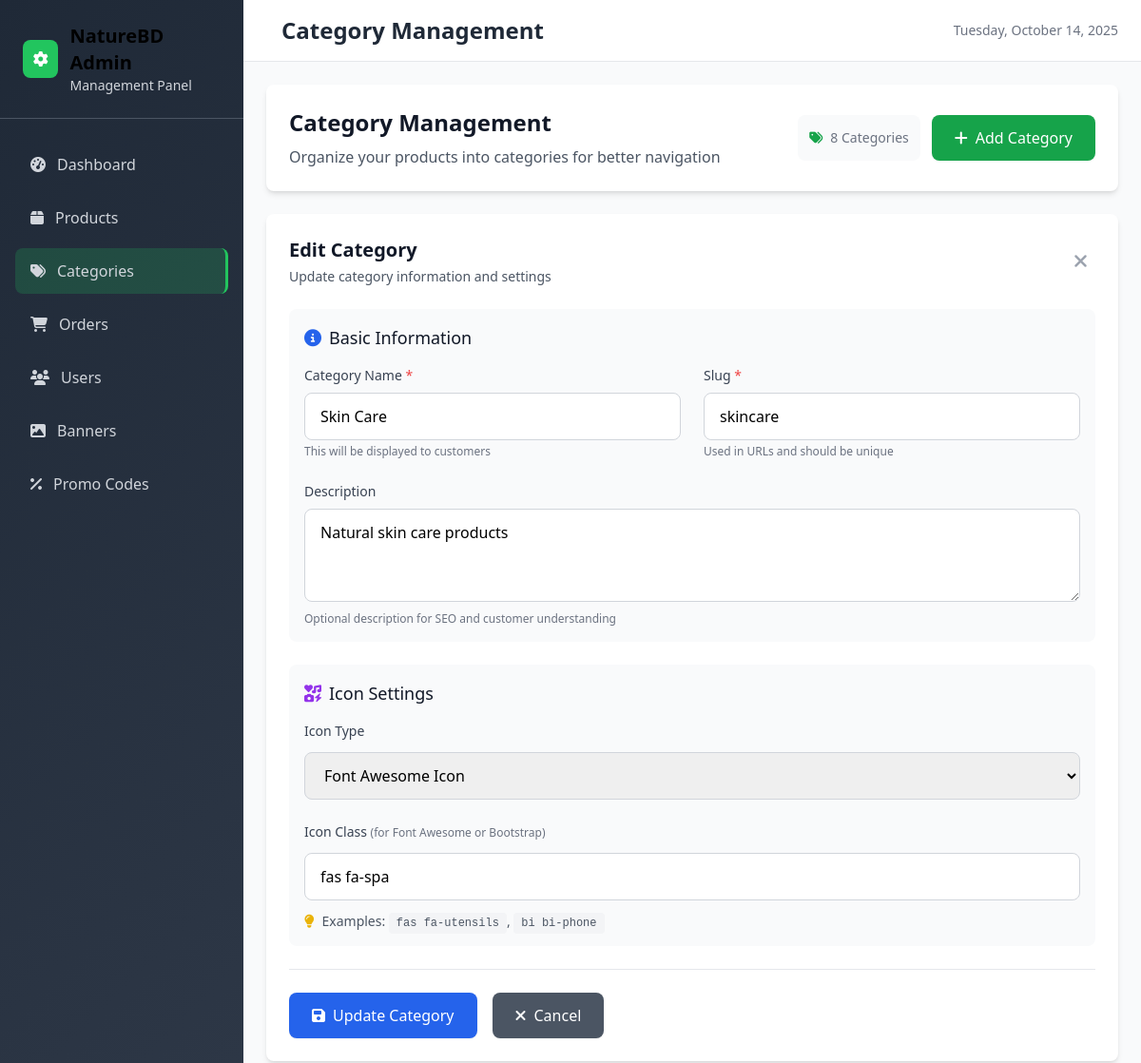
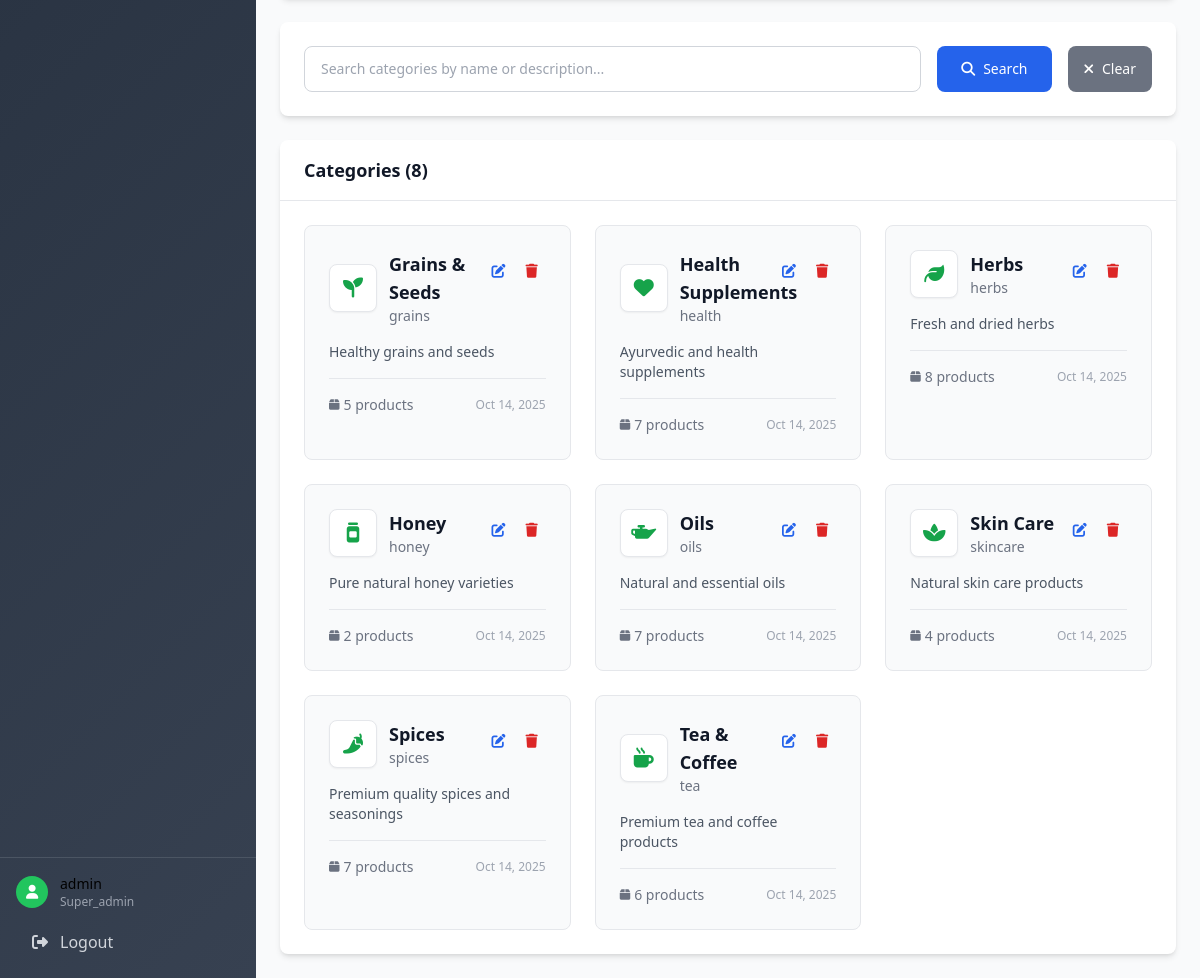
Page /admin/categories.php?action=edit&id=7 (signed in) on the committed database (2 pictures, top to bottom).
### tables this page shows
CREATE TABLE categories (
    id INT AUTO_INCREMENT PRIMARY KEY,
    name VARCHAR(255) NOT NULL,
    slug VARCHAR(255) UNIQUE NOT NULL,
    description TEXT,
    icon_type ENUM('fontawesome', 'bootstrap', 'sticker', 'svg') DEFAULT 'fontawesome',
    icon_class VARCHAR(100),
    sticker_url VARCHAR(255),
    svg_code TEXT,
    created_at TIMESTAMP DEFAULT CURRENT_TIMESTAMP
);

### admin/categories.php (the view, shortened to what this page needs)
<?php
include 'includes/header.php';
$categories = $conn->query("SELECT * FROM categories ORDER BY name")->fetch_all(MYSQLI_ASSOC);
$edit_category = null;
if (isset($_GET['action']) && $_GET['action'] === 'edit' && isset($_GET['id'])) {
    $id = (int)$_GET['id'];
    $stmt = $conn->prepare("SELECT * FROM categories WHERE id = ?");
    $stmt->bind_param("i", $id);
    $stmt->execute();
    $edit_category = $stmt->get_result()->fetch_assoc();
}
?>
<div class="bg-white rounded-lg shadow-md p-6 mb-6">
    <div class="flex flex-col lg:flex-row lg:items-center lg:justify-between gap-4">
        <div>
            <h1 class="text-2xl font-bold text-gray-900 mb-2">Category Management</h1>
            <p class="text-gray-600">Organize your products into categories for better navigation</p>
        </div>
        <div class="flex flex-col sm:flex-row gap-3">
            <div class="flex items-center text-sm text-gray-500 bg-gray-50 px-3 py-2 rounded-lg">
                <i class="fas fa-tags mr-2 text-green-600"></i>
                <span><?php echo count($categories); ?> Categories</span>
            </div>
            <a href="?action=add" class="inline-flex items-center px-6 py-3 bg-green-600 text-white rounded-lg hover:bg-green-700 transition-all duration-200 font-medium shadow-sm hover:shadow-md">
                <i class="fas fa-plus mr-2"></i>Add Category
            </a>
        </div>
    </div>
</div>
<?php if (isset($_GET['action']) && ($_GET['action'] === 'add' || $_GET['action'] === 'edit')): ?>
    <div class="bg-white rounded-lg shadow-md p-6 mb-6">
        <div class="flex items-center justify-between mb-6">
            <div>
                <h2 class="text-xl font-semibold text-gray-900">
                    <?php echo $_GET['action'] === 'add' ? 'Add New Category' : 'Edit Category'; ?>
                </h2>
                <p class="text-sm text-gray-600 mt-1">
                    <?php echo $_GET['action'] === 'add' ? 'Create a new category to organize your products' : 'Update category information and settings'; ?>
                </p>
            </div>
            <a href="categories.php" class="text-gray-400 hover:text-gray-600 transition-colors p-2 hover:bg-gray-100 rounded-lg">
                <i class="fas fa-times text-xl"></i>
            </a>
        </div>
        <form method="POST" id="category-form" class="space-y-6" novalidate>
            <div class="bg-gray-50 rounded-lg p-4 form-section">
                <h3 class="text-lg font-medium text-gray-900 mb-4 flex items-center">
                    <i class="fas fa-info-circle text-blue-600 mr-2" aria-hidden="true"></i>
                    Basic Information
                </h3>
                <div class="grid grid-cols-1 md:grid-cols-2 gap-6">
                    <div>
                        <label for="category-name" class="block text-sm font-medium text-gray-700 mb-2">
                            Category Name <span class="text-red-500">*</span>
                        </label>
                        <input type="text" id="category-name" name="name" required
                               value="<?php echo $edit_category ? htmlspecialchars(html_entity_decode($edit_category['name'])) : ''; ?>"
                               class="w-full px-4 py-3 border border-gray-300 rounded-lg focus:ring-2 focus:ring-blue-500 focus:border-transparent transition-colors"
                               placeholder="Enter category name">
                        <p class="text-xs text-gray-500 mt-1">This will be displayed to customers</p>
                    </div>
                    <div>
                        <label for="category-slug" class="block text-sm font-medium text-gray-700 mb-2">
                            Slug <span class="text-red-500">*</span>
                        </label>
                        <input type="text" id="category-slug" name="slug" required
                               value="<?php echo $edit_category ? htmlspecialchars(html_entity_decode($edit_category['slug'])) : ''; ?>"
                               class="w-full px-4 py-3 border border-gray-300 rounded-lg focus:ring-2 focus:ring-blue-500 focus:border-transparent transition-colors"
                               placeholder="url-friendly-name">
                        <p class="text-xs text-gray-500 mt-1">Used in URLs and should be unique</p>
                    </div>
                    <div class="md:col-span-2">
                        <label for="category-description" class="block text-sm font-medium text-gray-700 mb-2">
                            Description
                        </label>
                        <textarea id="category-description" name="description" rows="3"
                                  class="w-full px-4 py-3 border border-gray-300 rounded-lg focus:ring-2 focus:ring-blue-500 focus:border-transparent transition-colors resize-vertical"
                                  placeholder="Describe this category..."><?php echo $edit_category ? htmlspecialchars(html_entity_decode($edit_category['description'])) : ''; ?></textarea>
                        <p class="text-xs text-gray-500 mt-1">Optional description for SEO and customer understanding</p>
                    </div>
                </div>
            </div>
            <div class="bg-gray-50 rounded-lg p-4 form-section">
                <h3 class="text-lg font-medium text-gray-900 mb-4 flex items-center">
                    <i class="fas fa-icons text-purple-600 mr-2" aria-hidden="true"></i>
                    Icon Settings
                </h3>
                <div class="space-y-6">
                    <div>
                        <label for="icon-type" class="block text-sm font-medium text-gray-700 mb-3">
                            Icon Type
                        </label>
                        <select id="icon-type" name="icon_type"
                                class="w-full px-4 py-3 border border-gray-300 rounded-lg focus:ring-2 focus:ring-blue-500 focus:border-transparent transition-colors">
                            <option value="fontawesome" <?php echo $edit_category && $edit_category['icon_type'] === 'fontawesome' ? 'selected' : ''; ?>>Font Awesome Icon</option>
                        </select>
                    </div>
                    <div id="icon-class-section" class="space-y-3">
                        <label for="icon-class" class="block text-sm font-medium text-gray-700">
                            Icon Class <span class="text-xs text-gray-500">(for Font Awesome or Bootstrap)</span>
                        </label>
                        <input type="text" id="icon-class" name="icon_class"
                               value="<?php echo $edit_category ? htmlspecialchars(html_entity_decode($edit_category['icon_class'])) : ''; ?>"
                               placeholder="fas fa-leaf or bi bi-tree"
                               class="w-full px-4 py-3 border border-gray-300 rounded-lg focus:ring-2 focus:ring-blue-500 focus:border-transparent transition-colors">
                        <div class="flex items-center space-x-2 text-sm text-gray-600">
                            <i class="fas fa-lightbulb text-yellow-500"></i>
                            <span>Examples: <code class="bg-gray-100 px-2 py-1 rounded text-xs">fas fa-utensils</code>, <code class="bg-gray-100 px-2 py-1 rounded text-xs">bi bi-phone</code></span>
                        </div>
                    </div>
                </div>
            </div>
            <div class="flex flex-col sm:flex-row gap-4 pt-6 border-t border-gray-200">
                <button type="submit" id="submit-btn" class="flex-1 sm:flex-none px-6 py-3 bg-blue-600 text-white rounded-lg hover:bg-blue-700 transition-all duration-200 font-medium shadow-sm hover:shadow-md disabled:opacity-50 disabled:cursor-not-allowed">
                    <i class="fas fa-save mr-2"></i><?php echo $_GET['action'] === 'add' ? 'Create Category' : 'Update Category'; ?>
                </button>
                <a href="categories.php" class="flex-1 sm:flex-none px-6 py-3 bg-gray-600 text-white rounded-lg hover:bg-gray-700 transition-all duration-200 font-medium text-center shadow-sm hover:shadow-md">
                    <i class="fas fa-times mr-2"></i>Cancel
                </a>
            </div>
        </form>
    </div>
<?php endif; ?>
<div class="bg-white rounded-lg shadow-md p-6 mb-6" role="search" aria-label="Category search and filters">
    <div class="flex flex-col lg:flex-row gap-4 items-start lg:items-center justify-between">
        <div class="flex flex-col sm:flex-row gap-4 flex-1 w-full">
            <div class="flex-1">
                <input type="text" id="search-input" value="" placeholder="Search categories by name or description..." class="w-full px-4 py-3 border border-gray-300 rounded-lg focus:ring-2 focus:ring-blue-500 focus:border-transparent text-sm" aria-describedby="search-help">
            </div>
            <button type="button" id="search-btn" class="px-6 py-3 bg-blue-600 text-white rounded-lg hover:bg-blue-700 transition-colors text-sm font-medium disabled:opacity-50 disabled:cursor-not-allowed" aria-label="Perform search">
                <i class="fas fa-search mr-2" aria-hidden="true"></i>Search
            </button>
            <button type="button" id="clear-filters-btn" class="px-4 py-3 bg-gray-500 text-white rounded-lg hover:bg-gray-600 transition-colors text-sm font-medium" aria-label="Clear search filters">
                <i class="fas fa-times mr-2" aria-hidden="true"></i>Clear
            </button>
        </div>
    </div>
</div>
<div id="categories-container" role="main" aria-label="Categories list">
<div class="bg-white rounded-lg shadow-md overflow-hidden">
    <div class="px-6 py-4 border-b border-gray-200">
        <h2 class="text-lg font-semibold text-gray-900">Categories (<span id="total-count"><?php echo count($categories); ?></span>)</h2>
    </div>
    <div class="hidden md:block">
        <div class="p-6">
            <?php if (empty($categories)): ?>
                <div class="text-center py-12">
                    <div class="w-24 h-24 bg-gray-100 rounded-full flex items-center justify-center mx-auto mb-4">
                        <i class="fas fa-tags text-3xl text-gray-400"></i>
                    </div>
                    <h3 class="text-lg font-medium text-gray-900 mb-2">No categories found</h3>
                    <p class="text-gray-500 mb-6">Get started by creating your first category</p>
                    <a href="?action=add" class="inline-flex items-center px-4 py-2 bg-blue-600 text-white rounded-lg hover:bg-blue-700 transition-colors">
                        <i class="fas fa-plus mr-2"></i>Add Category
                    </a>
                </div>
            <?php else: ?>
                <div class="grid grid-cols-1 md:grid-cols-2 lg:grid-cols-3 xl:grid-cols-4 gap-6">
                    <?php foreach ($categories as $category): ?>
                        <div class="bg-gray-50 rounded-lg p-6 hover:bg-gray-100 transition-all duration-200 hover:shadow-md border border-gray-200 hover:border-gray-300">
                            <div class="flex items-start justify-between mb-4">
                                <div class="flex items-center flex-1 min-w-0">
                                    <div class="w-12 h-12 bg-white rounded-lg flex items-center justify-center mr-3 shadow-sm border border-gray-200">
                                        <?php
                                        if ($category['icon_type'] === 'sticker' && $category['sticker_url']) {
                                            echo '<img src="' . htmlspecialchars($category['sticker_url']) . '" alt="' . htmlspecialchars(html_entity_decode($category['name'])) . '" class="w-8 h-8 object-contain rounded">';
                                        } else {
                                            echo '<i class="' . htmlspecialchars($category['icon_class']) . ' text-green-600 text-xl"></i>';
                                        }
                                        ?>
                                    </div>
                                    <div class="flex-1 min-w-0">
                                        <h3 class="text-lg font-semibold text-gray-900"><?php echo htmlspecialchars(html_entity_decode($category['name'])); ?></h3>
                                        <p class="text-sm text-gray-500 truncate"><?php echo htmlspecialchars(html_entity_decode($category['slug'])); ?></p>
                                    </div>
                                </div>
                                <div class="flex space-x-1 ml-2">
                                    <a href="?action=edit&id=<?php echo $category['id']; ?>"
                                       class="p-2 text-blue-600 hover:text-blue-800 hover:bg-blue-50 rounded-lg transition-colors"
                                       title="Edit category">
                                        <i class="fas fa-edit text-sm"></i>
                                    </a>
                                    <form method="POST" class="inline" onsubmit="return confirmDelete('Are you sure you want to delete this category? This action cannot be undone.')">
                                        <button type="submit" class="p-2 text-red-600 hover:text-red-800 hover:bg-red-50 rounded-lg transition-colors" title="Delete category">
                                            <i class="fas fa-trash text-sm"></i>
                                        </button>
                                    </form>
                                </div>
                            </div>
                            <?php if ($category['description']): ?>
                                <p class="text-gray-600 text-sm mb-4 line-clamp-2"><?php echo htmlspecialchars(html_entity_decode($category['description'])); ?></p>
                            <?php endif; ?>
                            <div class="flex items-center justify-between text-sm border-t border-gray-200 pt-4">
                                <div class="flex items-center space-x-4">
                                    <span class="text-gray-500 flex items-center">
                                        <i class="fas fa-box mr-1 text-xs"></i>
                                        <?php
                                        $stmt = $conn->prepare("SELECT COUNT(*) as count FROM products WHERE (category = ? OR category_id = ?) AND is_active = 1");
                                        $stmt->bind_param("si", $category['slug'], $category['id']);
                                        $stmt->execute();
                                        $count = $stmt->get_result()->fetch_assoc()['count'];
                                        echo $count . ' product' . ($count !== 1 ? 's' : '');
                                        ?>
                                    </span>
                                </div>
                                <span class="text-gray-400 text-xs">
                                    <?php echo date('M j, Y', strtotime($category['created_at'])); ?>
                                </span>
                            </div>
                        </div>
                    <?php endforeach; ?>
                </div>
            <?php endif; ?>
        </div>
    </div>
</div>
</div>
<?php include 'includes/footer.php'; ?>

### admin/css/admin.css (style rules this page uses)
html, body { height: 100%; }
@media (min-width: 769px) { html, body { overflow: hidden; } }

### rows in the picture
categories: name "Skin Care", slug "skincare", description "Natural skin care products", icon_type "Font Awesome Icon", icon_class "fas fa-spa", count "4", created_at "Oct 14, 2025"
categories: name "Grains & Seeds", slug "grains", description "Healthy grains and seeds", count "5", created_at "Oct 14, 2025"
categories: name "Health Supplements", slug "health", description "Ayurvedic and health supplements", count "7", created_at "Oct 14, 2025"
categories: name "Herbs", slug "herbs", description "Fresh and dried herbs", count "8", created_at "Oct 14, 2025"
categories: name "Honey", slug "honey", description "Pure natural honey varieties", count "2", created_at "Oct 14, 2025"
categories: name "Oils", slug "oils", description "Natural and essential oils", count "7", created_at "Oct 14, 2025"
categories: name "Spices", slug "spices", description "Premium quality spices and seasonings", count "7", created_at "Oct 14, 2025"
categories: name "Tea & Coffee", slug "tea", description "Premium tea and coffee products", count "6", created_at "Oct 14, 2025"

### other values in the picture
$_SESSION['admin_username'] "admin"
$_SESSION['admin_role'] "Super_admin"
$page_title "Category Management"
count($categories) "8"
